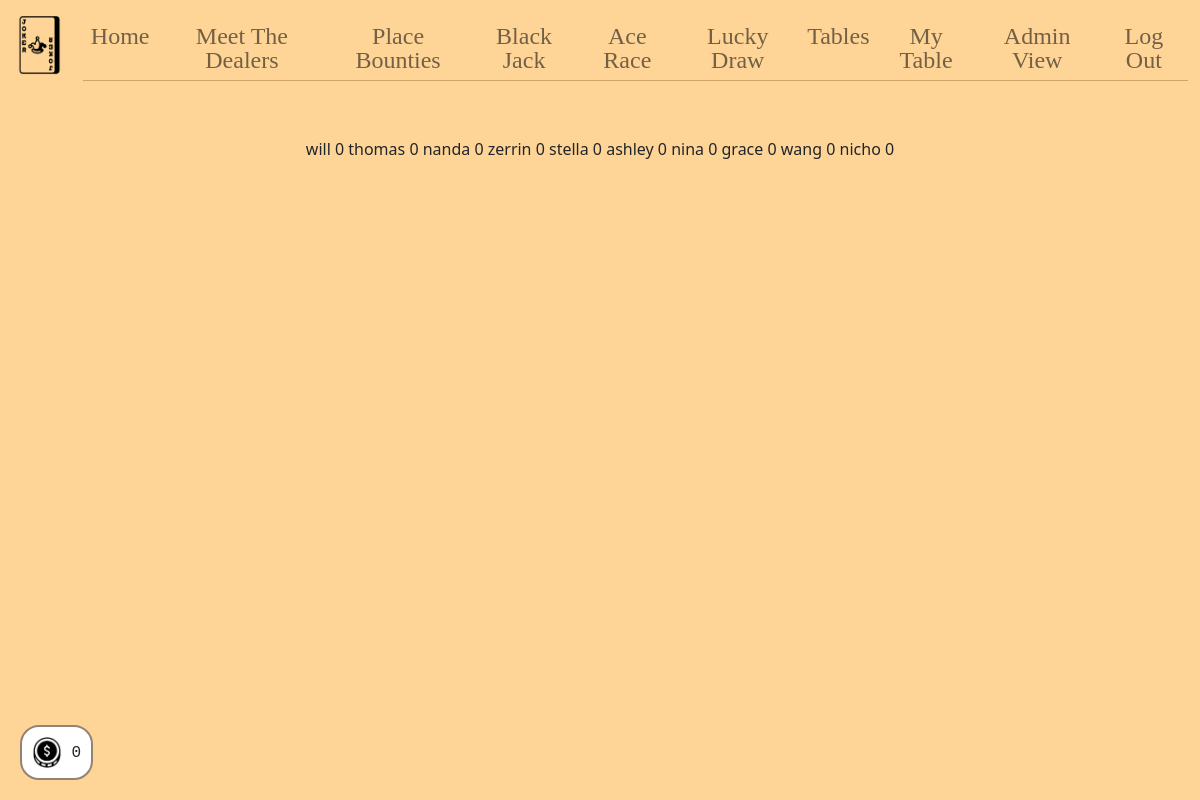
/leaderboard (signed in), run on the app's committed database.
### tables this page shows
CREATE TABLE users (
  id INTEGER PRIMARY KEY AUTOINCREMENT,
  name TEXT NOT NULL,
  hash TEXT NOT NULL,
  email TEXT,
  hp INTEGER DEFAULT 0 NOT NULL,
  bounty INTEGER DEFAULT 0 NOT NULL,
  lucky INTEGER DEFAULT 0 NOT NULL,
  playing INTEGER DEFAULT 0 NOT NULL,
  dealing INTEGER DEFAULT 0 NOT NULL,
  permission INTEGER DEFAULT 0 NOT NULL,
  poker INTEGER DEFAULT 0 NOT NULL,
  tableid INTEGER DEFAULT 0 NOT NULL
);

### app.py (the view)
@app.route("/leaderboard")
@login_required
def leaderboard():
    players = db.execute("SELECT * FROM users ORDER BY bounty ")
    rows = db.execute("SELECT * FROM users WHERE id = ?", session["user_id"])
    session["hp"] = rows[0]["hp"]
    return render_template("leaderboard.html", players=players)

### app.py (called while the page is built)
@app.after_request
def after_request(response):
    response.headers["Cache-Control"] = "no-cache, no-store, must-revalidate"
    response.headers["Expires"] = 0
    response.headers["Pragma"] = "no-cache"
    return response

### helpers.py (called while the page is built)
def login_required(f):
    @wraps(f)
    def decorated_function(*args, **kwargs):
        if session.get("user_id") is None:
            return redirect("/login")
        return f(*args, **kwargs)
    return decorated_function

### templates/leaderboard.html (shortened to what this page needs)
{% extends "layout.html" %}
{% block main %}
    {% for player in players %}
    <tr class="">
        <td class="text-start">{{ player["name"] }}</td>
        <td class="text-end"> {{ player["bounty"] }} </td>
    </tr>
    {% endfor %}
{% endblock %}
{% block footer %}
    <div id="value-container"><img class="img-fluid money" src="/static/money.png"> {{ session["hp"] }} </div>
{% endblock %}

### static/styles.css (style rules this page uses)
body { background-color: #FFD597; }
.money { width: 30px; height: 30; }

### static/popups.css (style rules this page uses)
#value-container { position: fixed; bottom: 20px; left: 20px; padding: 10px; background-color: #FFFFFF; border-radius: 19px; border: 2px solid #928374; font-family: monospace; }

### data on the page
users: name "will", bounty "0"
users: name "thomas", bounty "0"
users: name "nanda", bounty "0"
users: name "zerrin", bounty "0"
users: name "stella", bounty "0"
users: name "ashley", bounty "0"
users: name "nina", bounty "0"
users: name "grace", bounty "0"
users: name "wang", bounty "0"
users: name "nicho", bounty "0"

### other printed values
{{ session["hp"] }} "0"
